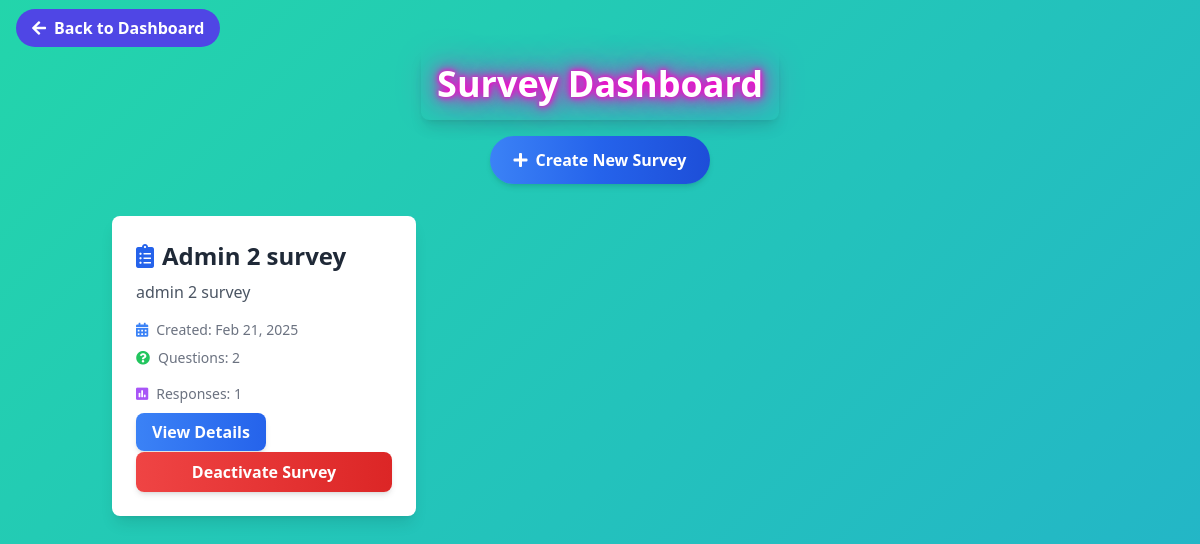
Page /survey/ (signed in) on the earlier database version.
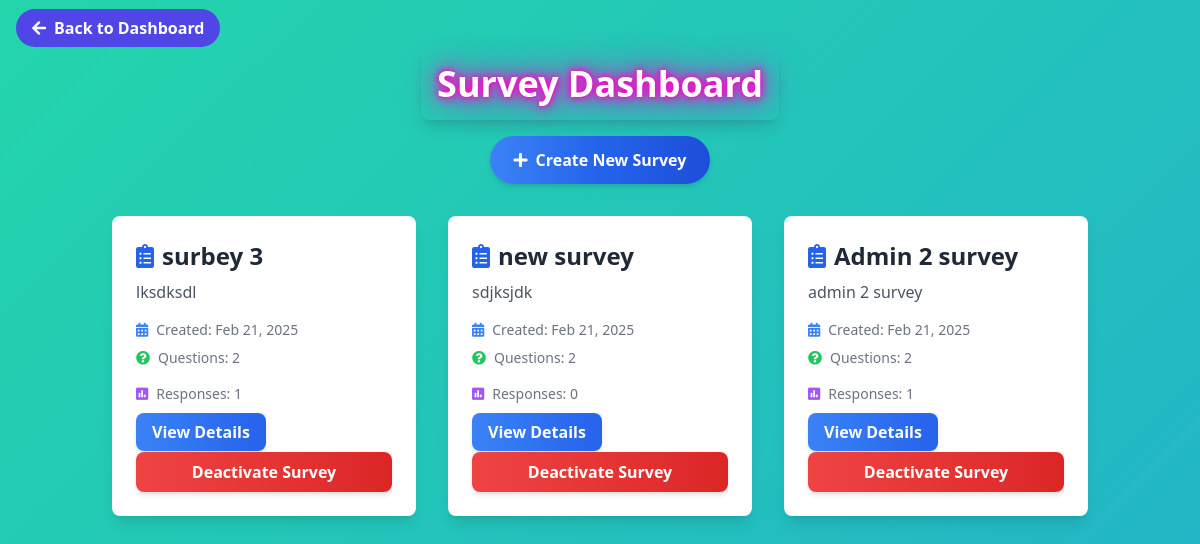
Same page on the later database version.
### surveys/models.py (models this page shows, shortened)
class Survey(models.Model):
    title = models.CharField(max_length=200)
    description = models.TextField(blank=True, null=True)
    user = models.ForeignKey(
        settings.AUTH_USER_MODEL,
        on_delete=models.CASCADE,
        related_name='surveys',
        null=True  # Allow existing surveys to remain
    )
    created_at = models.DateTimeField(auto_now_add=True)
    updated_at = models.DateTimeField(auto_now=True)
    unique_link = models.CharField(max_length=16, unique=True, blank=True)
    external_link = models.CharField(max_length=16, unique=True, blank=True, null=True)
    max_external_responses = models.PositiveIntegerField(null=True, blank=True)
    external_response_count = models.PositiveIntegerField(default=0)
    is_active = models.BooleanField(default=True)  # New field to track survey activation status
    expiry_datetime = models.DateTimeField(null=True, blank=True)
    is_expired = models.BooleanField(default=False)
    points = models.IntegerField(default=0)

### surveys/views.py (the view)
# urls.py: path('', HomeView.as_view(), name='home'),
class HomeView(LoginRequiredMixin, View):
    def get(self, request):
        surveys = Survey.objects.filter(user=request.user, is_active=True).order_by('-created_at')
        return render(request, 'surveys/home.html', {
            'surveys': surveys,
            'user': request.user
        })

### templates/surveys/home.html (shortened to what this page needs)
<!DOCTYPE html>
<html lang="en">
<head>
    <script src="https://cdn.tailwindcss.com"></script>
    <link rel="stylesheet" href="https://cdnjs.cloudflare.com/ajax/libs/font-awesome/5.15.4/css/all.min.css">
</head>
<body class="animated-bg min-h-screen bg-gray-100">
    <div class="absolute top-4 left-4">
        <a href="{% url 'surveymonitor' %}" class="bg-indigo-600 hover:bg-indigo-700 text-white font-semibold py-2 px-4 rounded-full transition duration-300 ease-in-out transform hover:scale-105">
            <i class="fas fa-arrow-left mr-2"></i>Back to Dashboard
        </a>
    </div>
    <div class="container mx-auto px-6 py-12">
        <div class="flex flex-col items-center mb-8">
            <h1 class="text-4xl font-bold text-white shadow-lg p-4 rounded-lg neon-effect text-center">Survey Dashboard</h1>
            <a href="{% url 'surveys:create_survey' %}"
               class="bg-gradient-to-r from-blue-500 via-blue-600 to-blue-700 text-white font-bold py-3 px-6 rounded-full transform hover:scale-105 shadow-md transition duration-300 mt-4">
                <i class="fas fa-plus mr-2"></i>Create New Survey
            </a>
        </div>
        {% if surveys %}
        <div class="grid md:grid-cols-2 lg:grid-cols-3 gap-8">
            {% for survey in surveys %}
            <div class="bg-white rounded-lg shadow-lg p-6 hover:shadow-xl transition-all duration-300 transform hover:-translate-y-2 hover-translate slide-in">
                <h2 class="text-2xl font-semibold mb-2 text-gray-800 flex items-center">
                    <i class="fas fa-clipboard-list mr-2 text-blue-600"></i>
                    {{ survey.title }}
                </h2>
                <p class="text-gray-600 mb-4 truncate">{{ survey.description|default:"No description available" }}</p>
                <div class="flex items-center text-sm text-gray-500 mb-2">
                    <i class="fas fa-calendar-alt mr-2 text-blue-500"></i>
                    Created: {{ survey.created_at|date:"M d, Y" }}
                </div>
                <div class="flex items-center text-sm text-gray-500 mb-4">
                    <i class="fas fa-question-circle mr-2 text-green-500"></i>
                    Questions: {{ survey.questions.count }}
                </div>
                <div class="flex items-center text-sm text-gray-500 mb-4">
                    <i class="fas fa-poll mr-2 text-purple-500"></i>
                    Responses: {{ survey.responses.count }}
                </div>
                <a href="{% url 'surveys:survey_detail' survey.id %}"
                   class="w-full bg-gradient-to-r from-blue-500 to-blue-600 text-white font-semibold py-2 px-4 rounded-lg text-center shadow-md hover:scale-105 transition duration-200">
                    View Details
                </a>
                <form method="post" action="{% url 'surveys:deactivate_survey' survey.id %}" style="display:inline;">
                    <button type="submit" class="w-full bg-gradient-to-r from-red-500 to-red-600 text-white font-semibold py-2 px-4 rounded-lg text-center shadow-md hover:scale-105 transition duration-200 mt-2" onclick="return confirm('Are you sure you want to deactivate this survey?');">
                        Deactivate Survey
                    </button>
                </form>
            </div>
            {% endfor %}
        </div>
        {% endif %}
    </div>
</body>
</html>

Differences in the rows shown:
added Survey: title "surbey 3", description "lksdksdl", created_at "Feb 21, 2025", questions.count "2", responses.count "1"
added Survey: title "new survey", description "sdjksjdk", created_at "Feb 21, 2025", questions.count "2", responses.count "0"
